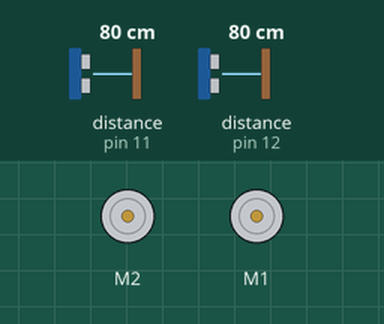
The sketch below on a simulated Arduino Uno, built with avr-gcc and run on an emulated ATmega328P. Shown: 2 × DC motor (green arrow = forward, orange = backward, longer = faster). Wiring (inferred from the names in the program): 2 × ultrasonic range finder: trigger pin 11, echo pin 11 / trigger pin 12, echo pin 12. The inputs (shaded band) are chosen by the test bench; at power-on: distance to the obstacle (sensors on pin 11, pin 12) 80 cm. The echo pulse lasts 58.3 µs per cm; what the sketch prints to the serial monitor is not drawn.

Above: at 1.4 s.
1.5 s: distance to the obstacle (sensor on pin 11) set to 2 cm
At 5.66 s:
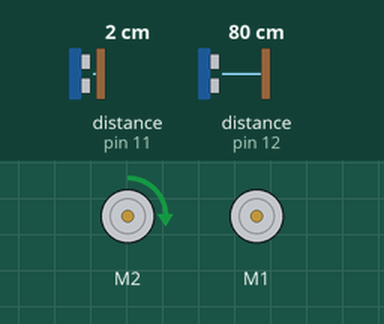
7.7 s: distance to the obstacle (sensor on pin 11) set to 120 cm
At 11.65 s:
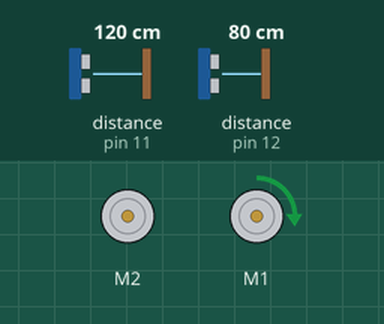
13.9 s: distance to the obstacle (sensor on pin 11) set to 4 cm
At 20.6 s:
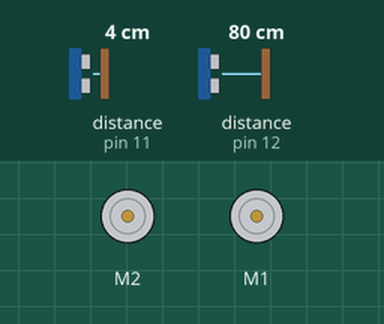
Timing chart, 0 to 23.0 s (numbered marks = the images above; inputs shaded):
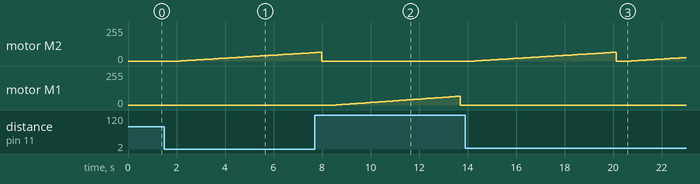

Measured:
- after the input at 1.5 s, motor M2: moves from stopped to forward 63/255 over 5.5 s, starting after 0.66 s
- after the input at 7.7 s, motor M2: goes on until 8.0 s, then stays stopped; motor M1: rises from stopped to forward 66/255 in 5.0 s, then falls to stopped in 0.05 s
- after the input at 13.9 s, motor M1: stops changing and stays stopped

The sketch:

Test3_Two_sensor_2.ino
```cpp
#include <ZumoMotors.h>
#include <Ultrasonic.h>


ZumoMotors motors;
Ultrasonic ultrasonicR(10);
Ultrasonic ultrasonicL(11);
Ultrasonic ultrasonicSide(12, 13);
const int pingPinLeft=11;
const int pingPinRight=12;
const int pingPinSide=13;

unsigned long time;
bool doo = true;


double duration, distance; // Duration used to calculate distance
double TheDifferent = 4.0;
float distFrontRightmm, distFrontLeftmm;
double target = 69.0;

double maxx = (target + 0.5);
double minn = (target - 0.5);
int direction1 = 0;
float distBetweenAngleSensorsmm=160; //use ruler to find distance between the angle sensors, in mm
  int xPositioncm;
double adjustMaxx = (maxx + 1);
double adjustMinn = (minn - 1);
boolean isTheRoboticInTheRightSpotStage_1 = false ;


void setup() {
  Serial.begin (9600);

}


void loop() {


  //driveTheRoboticToStage_1();
  // Serial.println( ultrasonicSide.distanceRead());
  AdjustAngle();
}


void driveTheRoboticToStage_1() {

  /*
        delay to allow the robotic to skip the box before it depends on Ultrasonic Sensor.
        The delay time may change relativaly to the robotic speed.
  */
  time = millis();
  Serial.println(time);
  if (time < 3000) {
    motors.setLeftSpeed(50);
    motors.setRightSpeed(50);
    delay(4000);
  }
  // Get the distance and store it on the @distance
  distance = ultrasonicSide.distanceRead();
  // if the distance more than maximum distance or less than the minimum distance then call the method inside if statement.

  // if the distance less than the minimum distance then call turnLeft method
  if ( distance < minn  && time < 18000) { // turn to left.
    // calling the turnLeft method.
    // the turnLeft mathed take the current side distance.
    turnLeft(ultrasonicSide.distanceRead());
    // else if the distance more than the maximum distance then call turnRight method
  }   else if ( distance > maxx  && time < 18000) { // turn to right
    // calling the turnLeft method.
    // the turnLeft mathed take the current side distance.
    turnRight(ultrasonicSide.distanceRead());
  } else if (time < 18000) {
    // Drive strait
    motors.setLeftSpeed(50);
    motors.setRightSpeed(50);
  } else {

    if ( isTheRoboticInTheRightSpotMethod() ) {
      isTheRoboticInTheRightSpotStage_1 = isTheRoboticInTheRightSpotMethod();
    } else {
      doSafetyStep();
    }

  }

}


void doSafetyStep() {

  if (ultrasonicSide.distanceRead() > adjustMaxx ) {
    adjustRight();
    direction1 = 0;
    delay(200);

  } else if ( ultrasonicSide.distanceRead() < adjustMinn ) {
    adjustLeft();
    direction1 = 1;
    delay(200);
  } else {
    if (direction1 == 0) {
      adjustRight() ;
      delay(200);
    } else if (direction1 == 1) {
      adjustLeft();
      delay(200);
    }
  }


}


boolean isTheRoboticInTheRightSpotMethod() {
  if (ultrasonicR.distanceRead() < TheDifferent) {
    return true;
  } else {
    return false;
  }
}


void turnLeft(double dis) {
  motors.setLeftSpeed(30);
  motors.setRightSpeed(60);
}

void turnRight(double dis) {
  motors.setLeftSpeed(60);
  motors.setRightSpeed(30);
}

void adjustRight() {

  motors.setLeftSpeed(-100);
  motors.setRightSpeed(0);
  delay(300);

  motors.setLeftSpeed(-100);
  motors.setRightSpeed(-100);
  delay(400);

  motors.setLeftSpeed(0);
  motors.setRightSpeed(-100);
  delay(300);

  motors.setLeftSpeed(0);
  motors.setRightSpeed(0);
  delay(20);
  doo = true;
  // AdjustAngle();

  motors.setLeftSpeed(80);
  motors.setRightSpeed(80);
  delay(700);
}

void adjustLeft() {

  motors.setLeftSpeed(0);
  motors.setRightSpeed(-100);
  delay(300);

  motors.setLeftSpeed(-100);
  motors.setRightSpeed(-100);
  delay(400);

  motors.setLeftSpeed(-100);
  motors.setRightSpeed(0);
  delay(300);
  motors.setLeftSpeed(0);
  motors.setRightSpeed(0);
  delay(20);
  doo = true;
  AdjustAngle() ;

  motors.setLeftSpeed(80);
  motors.setRightSpeed(80);
  delay(700);
}
//void AdjustAngle() {
//
//  double R ;
//  double L ;
//
//  while (doo) {
//    delay (300);
//    R = ultrasonicR.distanceRead() ;
//    delay (10);
//    L = ultrasonicL.distanceRead() ;
//    delay (10);
//    if (L > R) {
//      motors.setLeftSpeed(100);
//      motors.setRightSpeed(0);
//
//    } else if (R > L) {
//      motors.setLeftSpeed(0);
//      motors.setRightSpeed(100);
//
//    } else {
//
//      doo = false;
//      motors.setLeftSpeed(0);
//      motors.setRightSpeed(0);
//    }
//  }
//  delay (30);
//  motors.setLeftSpeed(100);
//  motors.setRightSpeed(100);
//}
void AdjustAngle(){
  float x;
  float angleDeg;
  float angleDelay;
  bool straight = false;
  motors.setRightSpeed(0);
  motors.setLeftSpeed(0);
  while (straight == false) {
    delay (100);
    ultrasonicReadFrontRightmm();
    Serial.print(distFrontRightmm);
    Serial.print(" , ");
    delay (100);
    ultrasonicReadFrontLeftmm();
    Serial.print(distFrontLeftmm);
    Serial.print(" , ");
    delay (100);
    if ((abs(distFrontRightmm - distFrontLeftmm)) < 5) {
      straight = true;
      Serial.println("Straight");
    }
    if ( straight == false && distFrontRightmm < distFrontLeftmm) {
      x = ((distFrontLeftmm - distFrontRightmm) / distBetweenAngleSensorsmm);
      Serial.print(x);
      Serial.print(" , ");
      angleDeg = ((atan(x)) * 180 / 3.14);
      Serial.print(angleDeg);
      Serial.print(" , ");
      angleDelay = (65 * angleDeg / 90);
      Serial.println(angleDelay);
      for (int speed = 0 ; speed <= 104 ; speed++) {
        motors.setLeftSpeed(speed);
        motors.setRightSpeed(0);
        delay(angleDelay);
      }
      motors.setRightSpeed(0);
      motors.setLeftSpeed(0);
    }
    if ( straight == false && distFrontRightmm > distFrontLeftmm ) {
      x = ((distFrontRightmm - distFrontLeftmm) / distBetweenAngleSensorsmm);
      Serial.print(x);
      Serial.print(" , ");
      angleDeg = ((atan(x)) * 180 / 3.14);
      Serial.print(angleDeg);
      Serial.print(" , ");
      angleDelay = (65 * angleDeg / 90);
      Serial.println(angleDelay);
      for (int speed = 0 ; speed <= 104 ; speed++) {
        motors.setRightSpeed(speed);
        motors.setLeftSpeed(0);
        delay(angleDelay);
      }
      motors.setRightSpeed(0);
      motors.setLeftSpeed(0);
    }
  }
  motors.setRightSpeed(0);
  motors.setLeftSpeed(0);
}
void ultrasonicReadFrontRightmm(){
  float duration;
  pinMode(pingPinRight, OUTPUT);
  digitalWrite(pingPinRight, LOW);
  delayMicroseconds(2);
  digitalWrite(pingPinRight, HIGH);
  delayMicroseconds(5);
  digitalWrite(pingPinRight, LOW);
  pinMode(pingPinRight, INPUT);
  duration = pulseIn(pingPinRight, HIGH);
  distFrontRightmm = microsecondsToMillimeters(duration);
  //cm = microsecondsToCentimeters(duration);
  delay(100);
}

int microsecondsToCentimeters(float microseconds) {
  // The speed of sound is 340 m/s or 29 microseconds per centimeter.
  // The ping travels out and back, so to find the distance of the
  // object we take half of the distance travelled.
  return microseconds / 29 / 2;
}
float microsecondsToMillimeters(float microseconds) {
  // The speed of sound is 340 m/s or 29 microseconds per centimeter.
  // The ping travels out and back, so to find the distance of the
  // object we take half of the distance travelled.
  return microseconds / 29 / 2*10;
}
void ultrasonicReadSidecm(){
  float duration;
  pinMode(pingPinSide, OUTPUT);
  digitalWrite(pingPinSide, LOW);
  delayMicroseconds(2);
  digitalWrite(pingPinSide, HIGH);
  delayMicroseconds(5);
  digitalWrite(pingPinSide, LOW);
  pinMode(pingPinSide, INPUT);
  duration = pulseIn(pingPinSide, HIGH);
  xPositioncm= microsecondsToCentimeters(duration);
  delay(100);
}
void ultrasonicReadFrontLeftmm(){
  float duration;
  pinMode(pingPinLeft, OUTPUT);
  digitalWrite(pingPinLeft, LOW);
  delayMicroseconds(2);
  digitalWrite(pingPinLeft, HIGH);
  delayMicroseconds(5);
  digitalWrite(pingPinLeft, LOW);
  pinMode(pingPinLeft, INPUT);
  duration = pulseIn(pingPinLeft, HIGH);
  distFrontLeftmm = microsecondsToMillimeters(duration);
  //cm = microsecondsToCentimeters(duration);
  delay(100);
}
```
